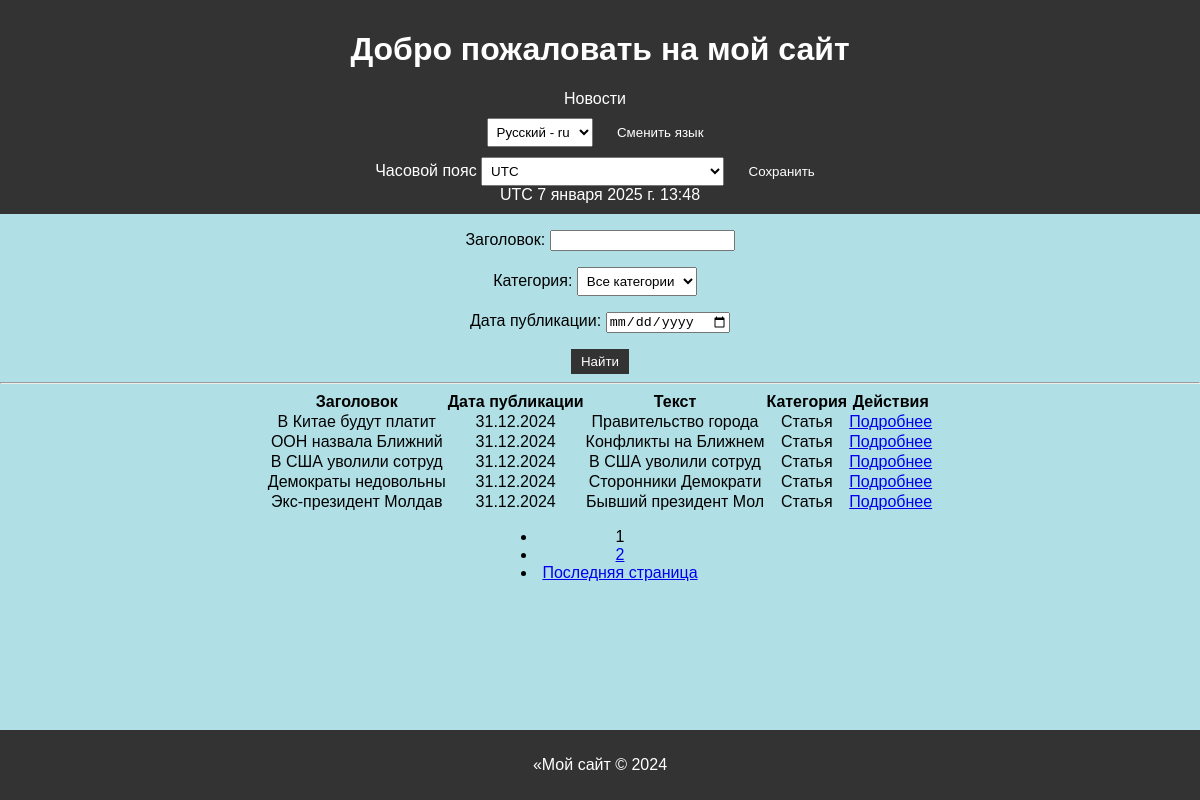
Before: /news/ with the older database file.
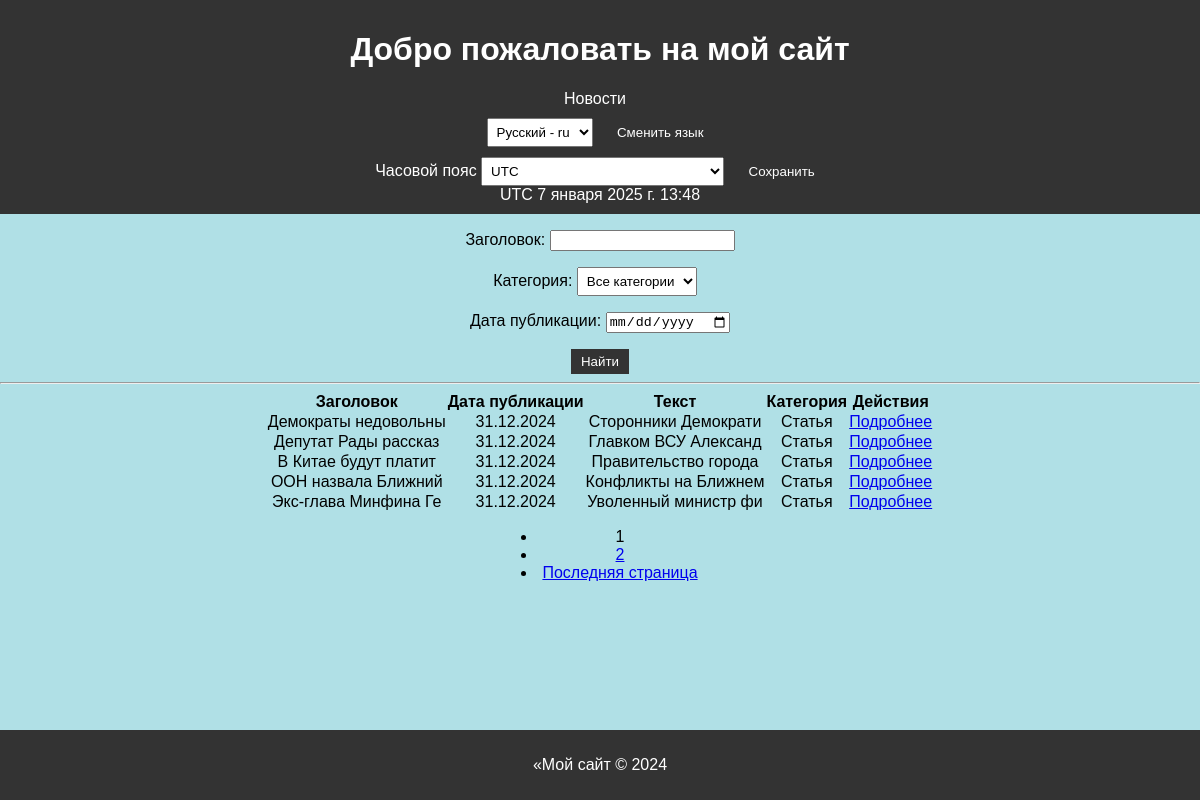
After: the same page with the newer database file.
### newsapp/models.py (models this page shows, shortened)
class Post(models.Model):
    ARTICLE = 'AR'
    NEWS = 'NW'
    CATEGORY_CHOICES = (
        (ARTICLE, _('Article')),
        (NEWS, _('News')),
    )
    author = models.ForeignKey(Author, on_delete=models.CASCADE, null=True, blank=True)
    category_type = models.CharField(max_length=2, choices=CATEGORY_CHOICES, default=ARTICLE, help_text=_('Post type'))
    created_at = models.DateTimeField(auto_now_add=True, verbose_name=_('Created at'))
    categories = models.ManyToManyField(Category, through='PostCategory', related_name='posts', through_fields=('post', 'category'))
    title = models.CharField(max_length=255, verbose_name=_('Title'))
    text = models.TextField(verbose_name=_('Text'))
    rating = models.IntegerField(default=0)
    is_active = models.BooleanField(default=True)

### newsapp/views.py (the view, shortened to what this page needs)
# urls.py: path('news/', views.NewsList.as_view(), name='news_list'),
class NewsList(ListView):
    model = Post
    ordering = '-created_at'
    template_name = 'newsapp/news_list.html'
    context_object_name = 'news'
    paginate_by = 5
    def get_queryset(self):
        queryset = super().get_queryset()
        self.filterset = PostFilter(self.request.GET, queryset)
        return self.filterset.qs
    def get_context_data(self, **kwargs):
        context = super().get_context_data(**kwargs)
        context['filterset'] = self.filterset
        context['current_time'] = timezone.localtime(timezone.now())
        context['timezones'] = pytz.common_timezones
        return context

### newsapp/templatetags/custom_filters.py (called while the page is built)
@register.filter(name='censor')
def censor(value):
    if not isinstance(value, str):
        raise TypeError("Censor filter expects a string input")
    words = value.split()
    censored_text = []
    for word in words:
        clean_word = word.lower()  # Приводим слово к нижнему регистру для сравнения
        for bad_word in BAD_WORDS:
            if bad_word in clean_word:
                word = word[0] + '*' * (len(word) - 1)  # Замена всех букв на '*', кроме первой
        censored_text.append(word)
    return ' '.join(censored_text)

### newsapp/templatetags/custom_tags.py (called while the page is built)
@register.simple_tag(takes_context=True)
def url_replace(context, **kwargs):
    d = context['request'].GET.copy()
    for k, v in kwargs.items():
        d[k] = v
    return d.urlencode()

### newsapp/templates/newsapp/news_list.html (shortened to what this page needs)
{% extends "default.html" %}
{% load i18n %}
{% load custom_tags %}
{% load custom_filters %}
{% block content %}
    <div style="text-align: center">
        <form action="" method="get">
            {{ filterset.form.as_p }}
            <input type="submit" value="{% trans "Найти" %}" />
        </form>
    </div>
    <hr>
    {% if page_obj %}
        <table>
            <tr>
                <th>{% trans "Заголовок" %}</th>
                <th>{% trans "Дата публикации" %}</th>
                <th>{% trans "Текст" %}</th>
                <th>{% trans "Категория" %}</th>
                <th>{% trans "Действия" %}</th>
            </tr>
            {% for news in page_obj %}
                <tr>
                    <td>{{ news.title|censor|slice:":20" }}</td>
                    <td>{{ news.created_at|date:"d.m.Y" }}</td>
                    <td>{{ news.text|censor|slice:":20" }}</td>
                    <td>{{ news.get_category_type_display }}</td>
                    <td>
                        <a href="{% url 'news_detail' news.pk %}">{% trans "Подробнее" %}</a>
                    </td>
                </tr>
            {% endfor %}
        </table>
        <div class="pagination" style="text-align: center;">
            <ul class="pagination-list">
                <li class="active">{{ page_obj.number }}</li>
                {% if page_obj.has_next %}
                    <li><a href="?{% url_replace page=page_obj.next_page_number %}">{{ page_obj.next_page_number }}</a></li>
                {% endif %}
                {% if page_obj.has_next %}
                    <li><a href="?{% url_replace page=page_obj.paginator.num_pages %}">{% trans "Последняя страница" %}</a></li>
                {% endif %}
            </ul>
        </div>
    {% else %}
        <h2>{% trans "Новостей нет!" %}</h2>
    {% endif %}
{% endblock %}

Changed rows visible on the page:
no longer on this page (row unchanged): Post: title|censor "В США уволили сотруд", created_at "31.12.2024", text|censor "В США уволили сотруд", category_type "Статья"
no longer on this page (row unchanged): Post: title|censor "Экс-президент Молдав", created_at "31.12.2024", text|censor "Бывший президент Мол", category_type "Статья"
changed Post "Демократы недовольны": moves up the list
now on this page (row edited): Post: title|censor "Депутат Рады рассказ", created_at "31.12.2024", text|censor "Главком ВСУ Александ", category_type "Статья"
now on this page (row edited): Post: title|censor "Экс-глава Минфина Ге", created_at "31.12.2024", text|censor "Уволенный министр фи", category_type "Статья"
